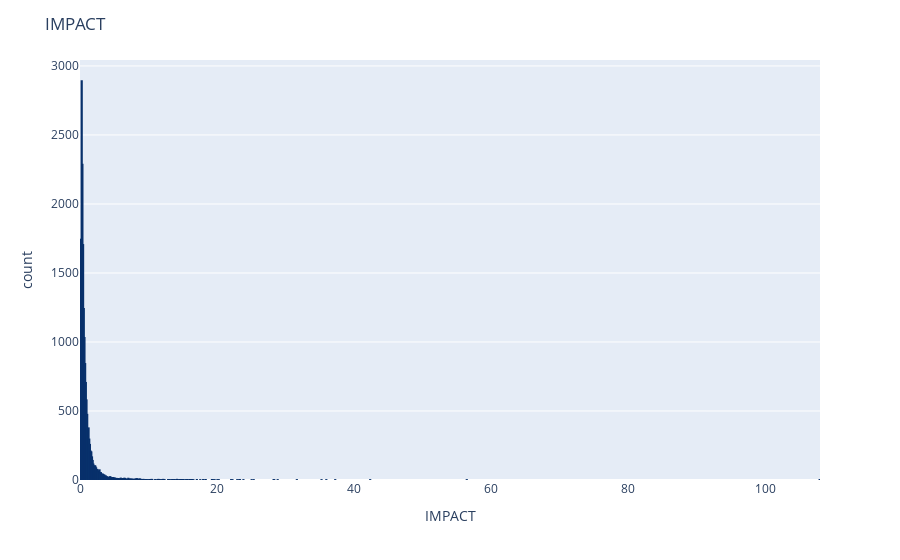

The cell this chart's notebook holds for it:
### Code cell
# Imports
import matplotlib.pyplot as plt
import seaborn as sns
color = sns.color_palette()
%matplotlib inline
import plotly.offline as py
py.init_notebook_mode(connected=True)
import plotly.graph_objs as go
import plotly.tools as tls
import plotly.express as px
# Product Scores
fig = px.histogram(df, x="IMPACT")
fig.update_traces(marker_color="turquoise",marker_line_color='rgb(8,48,107)',
                  marker_line_width=1.5)
fig.update_layout(title_text='IMPACT')
fig.show()

### Figure 1 — Plotly figure (JSON) as saved in the notebook; plotly's stock layout.template omitted (floating-point values rounded to 4 significant figures; data arrays with more than 128 entries replaced by an {"elided": "..."} marker saying what was removed)
{"data": [{"alignmentgroup": "True", "bingroup": "x", "hovertemplate": "IMPACT=%{x}<br>count=%{y}<extra></extra>", "legendgroup": "", "marker": {"color": "turquoise", "line": {"color": "rgb(8,48,107)", "width": 1.5}, "pattern": {"shape": ""}}, "name": "", "offsetgroup": "", "orientation": "v", "showlegend": false, "type": "histogram", "x": {"elided": "17270 float values"}, "xaxis": "x", "yaxis": "y"}], "layout": {"barmode": "relative", "legend": {"tracegroupgap": 0}, "margin": {"t": 60}, "title": {"text": "IMPACT"}, "xaxis": {"anchor": "y", "domain": [0, 1], "title": {"text": "IMPACT"}}, "yaxis": {"anchor": "x", "domain": [0, 1], "title": {"text": "count"}}}}
